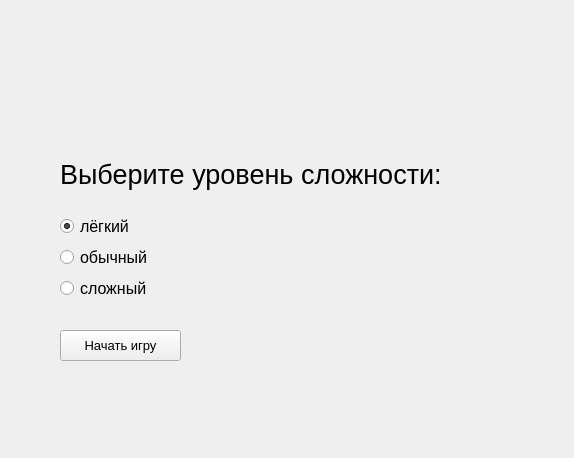
<?xml version="1.0" encoding="UTF-8"?>
<ui version="4.0">
 <class>Form</class>
 <widget class="QWidget" name="Form">
  <property name="windowModality">
   <enum>Qt::ApplicationModal</enum>
  </property>
  <property name="geometry">
   <rect>
    <x>0</x>
    <y>0</y>
    <width>574</width>
    <height>458</height>
   </rect>
  </property>
  <property name="windowTitle">
   <string>Новая игра</string>
  </property>
  <widget class="QWidget" name="verticalLayoutWidget">
   <property name="geometry">
    <rect>
     <x>60</x>
     <y>140</y>
     <width>463</width>
     <height>161</height>
    </rect>
   </property>
   <layout class="QVBoxLayout" name="verticalLayout">
    <item>
     <widget class="QLabel" name="difficulty_label">
      <property name="font">
       <font>
        <pointsize>20</pointsize>
       </font>
      </property>
      <property name="text">
       <string>Выберите уровень сложности:</string>
      </property>
     </widget>
    </item>
    <item>
     <widget class="QRadioButton" name="easyDifficultyButton">
      <property name="font">
       <font>
        <pointsize>12</pointsize>
       </font>
      </property>
      <property name="text">
       <string>лёгкий</string>
      </property>
      <property name="checked">
       <bool>true</bool>
      </property>
      <attribute name="buttonGroup">
       <string notr="true">difficultyButtonGroup</string>
      </attribute>
     </widget>
    </item>
    <item>
     <widget class="QRadioButton" name="normalDifficultyButton">
      <property name="font">
       <font>
        <pointsize>12</pointsize>
       </font>
      </property>
      <property name="text">
       <string>обычный</string>
      </property>
      <attribute name="buttonGroup">
       <string notr="true">difficultyButtonGroup</string>
      </attribute>
     </widget>
    </item>
    <item>
     <widget class="QRadioButton" name="hardDifficultyButton">
      <property name="font">
       <font>
        <pointsize>12</pointsize>
       </font>
      </property>
      <property name="text">
       <string>сложный</string>
      </property>
      <attribute name="buttonGroup">
       <string notr="true">difficultyButtonGroup</string>
      </attribute>
     </widget>
    </item>
   </layout>
  </widget>
  <widget class="QPushButton" name="newGameButton">
   <property name="geometry">
    <rect>
     <x>60</x>
     <y>330</y>
     <width>121</width>
     <height>31</height>
    </rect>
   </property>
   <property name="font">
    <font>
     <pointsize>10</pointsize>
    </font>
   </property>
   <property name="text">
    <string>Начать игру</string>
   </property>
  </widget>
 </widget>
 <resources/>
 <connections/>
 <buttongroups>
  <buttongroup name="difficultyButtonGroup"/>
 </buttongroups>
</ui>
